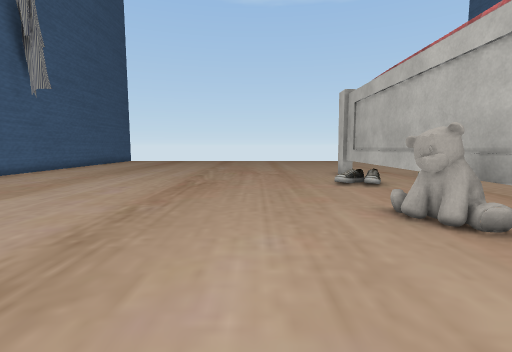
View 1 (above)

17 first-person views from a walk through a 3-D level made in the Unity game engine. The camera is 1.3 m above the floor, tilts 6° down and sees 85° across. The floor is counted in squares, 1 m on a side. Each view is taken from the middle of a square. On the plan, view 1 faces up. The plan holds only what a view shows up to about 13 squares ahead; the rest is blank. The place goes on beyond the plan. Some animated figures are not drawn. Some surface patterns are stand-ins.

View 2
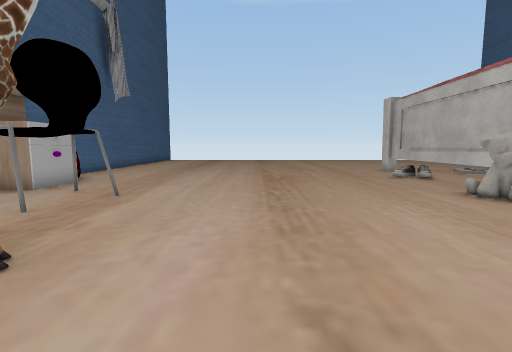

View 3
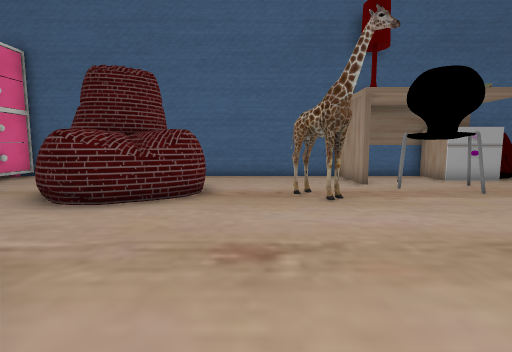

View 4
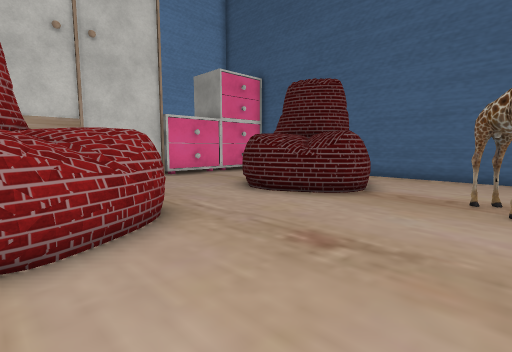

View 5
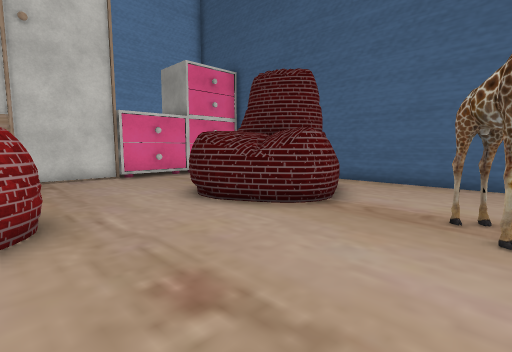

View 6
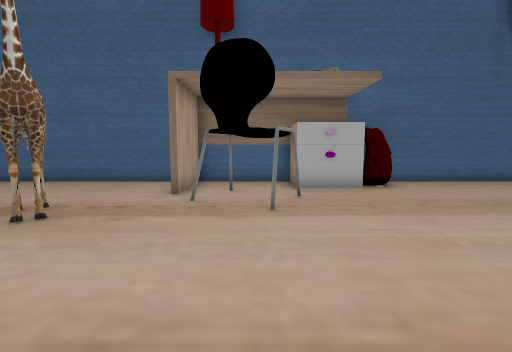

View 7
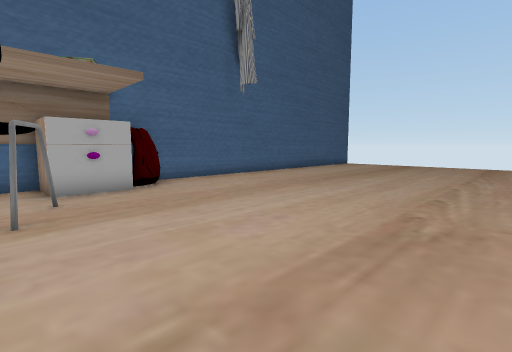

View 8
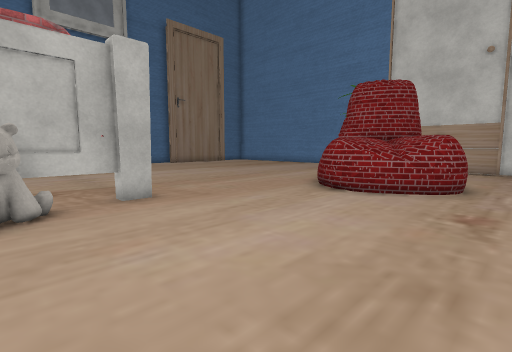

View 9
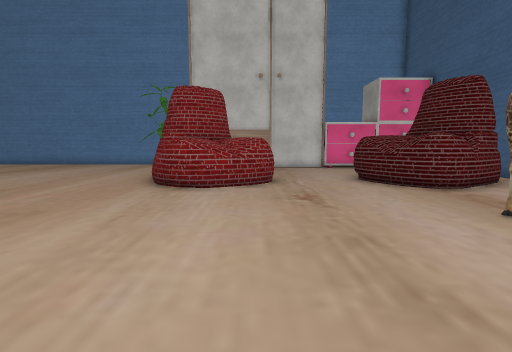

View 10
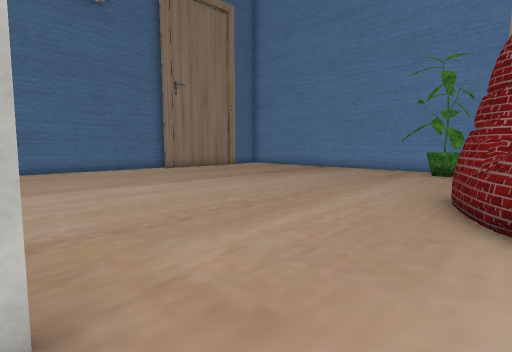

View 11
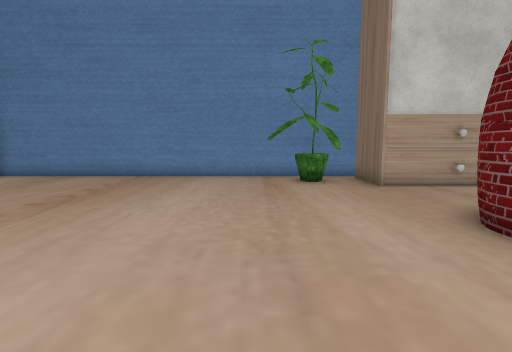

View 12
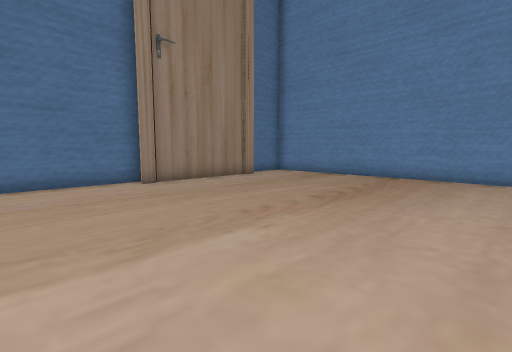

View 13
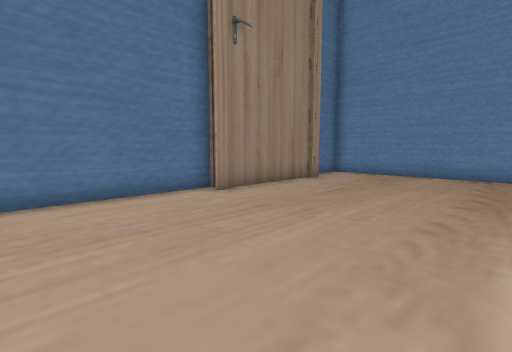

View 14
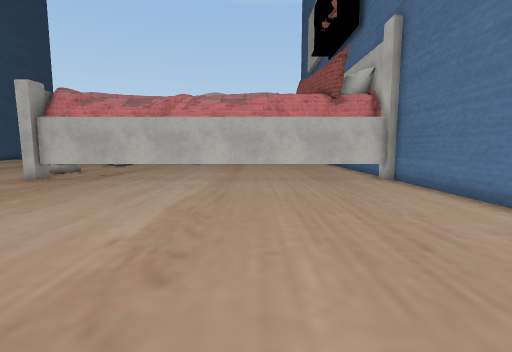

View 15
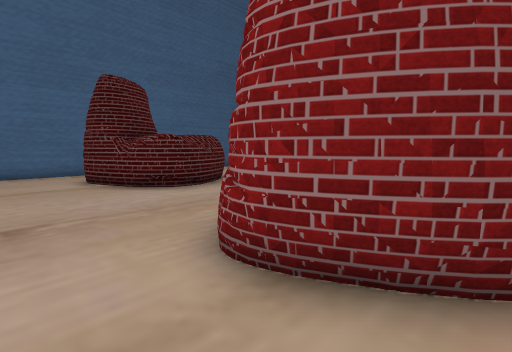

View 16
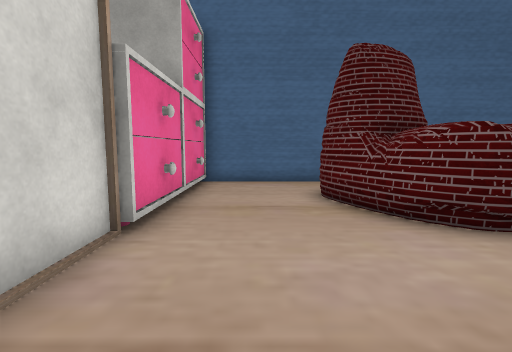

View 17
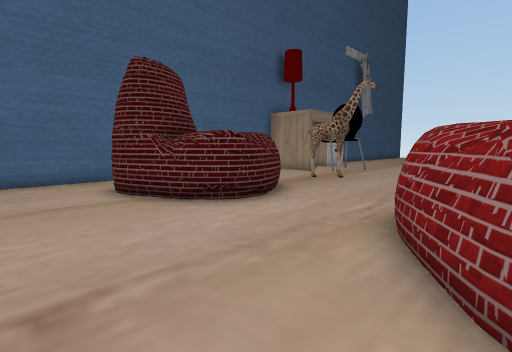

### Floor plan
Points are (right, up) in squares from view 1. A wall is a line through its corners. A room is listed if a view was taken in it or the views show most of it. See-through windows are left out.
Room 1 (views 1, 2, 3, 4, 5, 6, 7, 8, 9, 10, 16)
walls: (-11.4, 2.5) (-11.4, -10.9); (-11.4, 6.4) (-11.4, 2.9); (4, 1.8) (4, 4.6); (4.1, 3.2) (4.1, 12.7); (-11.4, 14.5) (-11.4, 9); (3.9, 12.7) (3.9, 13.1); (-5.1, -11.1) (-1.6, -11.1)
ways out: opening at (-0.5, -9.5) to room 2; opening at (3, 0) to room 2
objects: other object (-11, -12) to (-9, -11); other object (-11, 6) to (-10, 8); other object (-11, 8) to (-10, 9); other object (-10, -7) to (-5, -3); chair (-9, 4) to (-7, 6); other object (-8, -12) to (-6, -11); other object (-7, 0) to (-6, 1); other object (-2, -8) to (3, -3); other object (3, 5)
Room 2 (views 11, 12, 13, 14, 15, 17)
walls: (17.6, -6.6) (17.6, -6); (18.4, -6.5) (18.4, 2.1) (3.9, 2.1); (17.8, -11) (17.8, -6.4); (17.6, -11.5) (17.6, -11); (4.4, 1.9) (4, 1.8); (2.5, -14.3) (18.2, -14.3); (-1.6, -11.1) (2.9, -11.1) (2.9, -13.5)
ways out: opening at (-0.5, -9.5) to room 1; opening at (3, 0) to room 1
objects: plant (5, -13) to (5, -12)

Positions as (right, up) in squares from view 1, and headings:
1: (0, 0), facing up
2: (-3, -2), facing up
3: (1, -1), facing left
4: (1, 1), facing down-left
5: (-1, 1), facing down-left
6: (-1, 5), facing left
7: (-1, 5), facing up-left
8: (-3, 5), facing down-right
9: (-1, 6), facing down
10: (2, 2), facing down-right
11: (7, -2), facing down
12: (8, -2), facing down-right
13: (11, -1), facing down-right
14: (13, -9), facing up
15: (3, -10), facing up-left
16: (-1, -9), facing left
17: (0, -10), facing up-left
